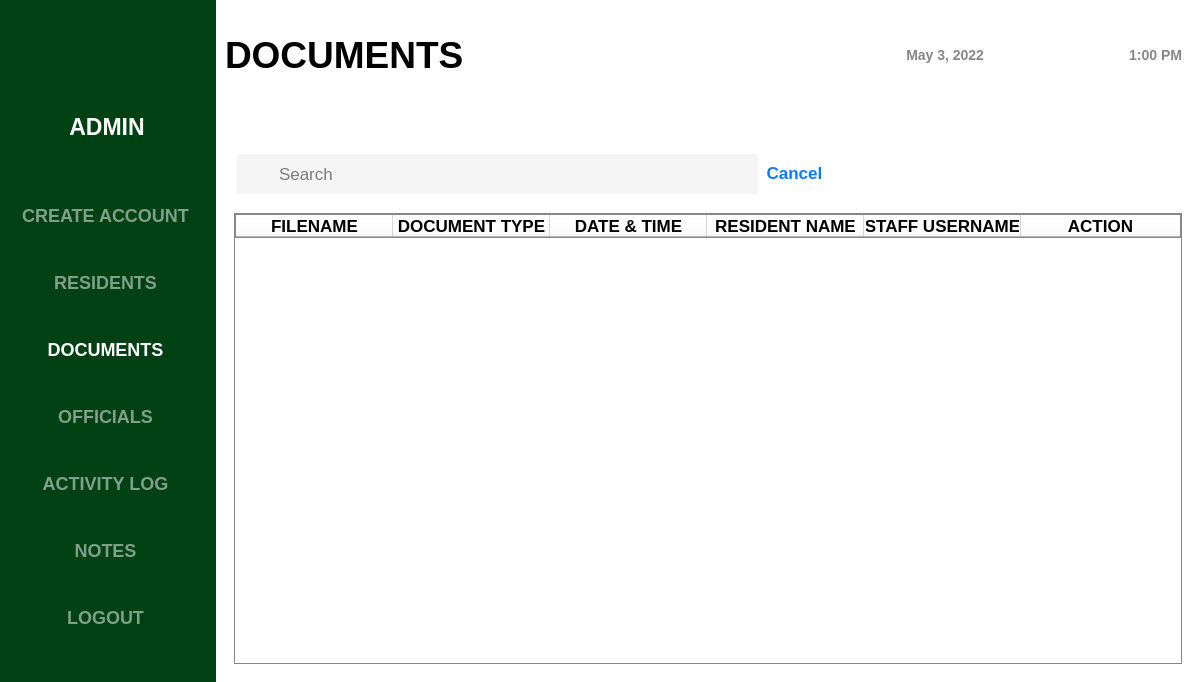
<?xml version="1.0" encoding="UTF-8"?>
<ui version="4.0">
 <class>LogIn</class>
 <widget class="QMainWindow" name="LogIn">
  <property name="geometry">
   <rect>
    <x>0</x>
    <y>0</y>
    <width>1200</width>
    <height>682</height>
   </rect>
  </property>
  <property name="minimumSize">
   <size>
    <width>1200</width>
    <height>650</height>
   </size>
  </property>
  <property name="maximumSize">
   <size>
    <width>16777215</width>
    <height>16777215</height>
   </size>
  </property>
  <property name="windowTitle">
   <string>MainWindow</string>
  </property>
  <property name="styleSheet">
   <string notr="true"/>
  </property>
  <widget class="QWidget" name="centralwidget">
   <property name="minimumSize">
    <size>
     <width>1200</width>
     <height>650</height>
    </size>
   </property>
   <property name="maximumSize">
    <size>
     <width>16777215</width>
     <height>16777215</height>
    </size>
   </property>
   <property name="styleSheet">
    <string notr="true">background-color: rgb(0, 65, 19);</string>
   </property>
   <layout class="QHBoxLayout" name="horizontalLayout">
    <property name="leftMargin">
     <number>0</number>
    </property>
    <property name="topMargin">
     <number>0</number>
    </property>
    <property name="rightMargin">
     <number>0</number>
    </property>
    <property name="bottomMargin">
     <number>0</number>
    </property>
    <item>
     <widget class="QFrame" name="menu_container">
      <property name="minimumSize">
       <size>
        <width>201</width>
        <height>650</height>
       </size>
      </property>
      <property name="maximumSize">
       <size>
        <width>210</width>
        <height>16777215</height>
       </size>
      </property>
      <property name="styleSheet">
       <string notr="true">border: none;</string>
      </property>
      <property name="frameShape">
       <enum>QFrame::StyledPanel</enum>
      </property>
      <property name="frameShadow">
       <enum>QFrame::Raised</enum>
      </property>
      <layout class="QVBoxLayout" name="verticalLayout">
       <item>
        <widget class="QFrame" name="frame_3">
         <property name="minimumSize">
          <size>
           <width>196</width>
           <height>151</height>
          </size>
         </property>
         <property name="maximumSize">
          <size>
           <width>16777215</width>
           <height>151</height>
          </size>
         </property>
         <property name="layoutDirection">
          <enum>Qt::LeftToRight</enum>
         </property>
         <property name="frameShape">
          <enum>QFrame::StyledPanel</enum>
         </property>
         <property name="frameShadow">
          <enum>QFrame::Raised</enum>
         </property>
         <layout class="QVBoxLayout" name="verticalLayout_2">
          <item>
           <widget class="QFrame" name="frame">
            <property name="minimumSize">
             <size>
              <width>0</width>
              <height>80</height>
             </size>
            </property>
            <property name="frameShape">
             <enum>QFrame::StyledPanel</enum>
            </property>
            <property name="frameShadow">
             <enum>QFrame::Raised</enum>
            </property>
            <layout class="QHBoxLayout" name="horizontalLayout_2">
             <item>
              <widget class="QLabel" name="admin_picture">
               <property name="minimumSize">
                <size>
                 <width>60</width>
                 <height>60</height>
                </size>
               </property>
               <property name="maximumSize">
                <size>
                 <width>80</width>
                 <height>80</height>
                </size>
               </property>
               <property name="layoutDirection">
                <enum>Qt::LeftToRight</enum>
               </property>
               <property name="text">
                <string/>
               </property>
               <property name="pixmap">
                <pixmap>../images&amp;icon/user.png</pixmap>
               </property>
               <property name="scaledContents">
                <bool>true</bool>
               </property>
              </widget>
             </item>
            </layout>
           </widget>
          </item>
          <item>
           <widget class="QLabel" name="admin_name">
            <property name="font">
             <font>
              <pointsize>17</pointsize>
              <bold>true</bold>
             </font>
            </property>
            <property name="styleSheet">
             <string notr="true">color: white;</string>
            </property>
            <property name="text">
             <string>&lt;html&gt;&lt;head/&gt;&lt;body&gt;&lt;p align=&quot;center&quot;&gt;ADMIN&lt;/p&gt;&lt;/body&gt;&lt;/html&gt;</string>
            </property>
           </widget>
          </item>
         </layout>
        </widget>
       </item>
       <item>
        <widget class="QFrame" name="frame_4">
         <property name="styleSheet">
          <string notr="true">QPushButton{
color: rgb(128, 160, 137);
font-size: 18px;
font-weight: bold;
text-align: center;
cursor: pointer;
}

QPushButton:hover{
color: white;
}</string>
         </property>
         <property name="frameShape">
          <enum>QFrame::StyledPanel</enum>
         </property>
         <property name="frameShadow">
          <enum>QFrame::Raised</enum>
         </property>
         <layout class="QVBoxLayout" name="verticalLayout_3">
          <item>
           <widget class="QPushButton" name="create_account_button">
            <property name="minimumSize">
             <size>
              <width>175</width>
              <height>41</height>
             </size>
            </property>
            <property name="cursor">
             <cursorShape>PointingHandCursor</cursorShape>
            </property>
            <property name="styleSheet">
             <string notr="true"/>
            </property>
            <property name="text">
             <string>CREATE ACCOUNT</string>
            </property>
           </widget>
          </item>
          <item>
           <widget class="QPushButton" name="residents_button">
            <property name="minimumSize">
             <size>
              <width>175</width>
              <height>41</height>
             </size>
            </property>
            <property name="cursor">
             <cursorShape>PointingHandCursor</cursorShape>
            </property>
            <property name="styleSheet">
             <string notr="true"/>
            </property>
            <property name="text">
             <string>RESIDENTS</string>
            </property>
           </widget>
          </item>
          <item>
           <widget class="QPushButton" name="documents_button">
            <property name="minimumSize">
             <size>
              <width>175</width>
              <height>41</height>
             </size>
            </property>
            <property name="cursor">
             <cursorShape>PointingHandCursor</cursorShape>
            </property>
            <property name="styleSheet">
             <string notr="true">color: white;</string>
            </property>
            <property name="text">
             <string>DOCUMENTS</string>
            </property>
           </widget>
          </item>
          <item>
           <widget class="QPushButton" name="officials_button">
            <property name="minimumSize">
             <size>
              <width>175</width>
              <height>41</height>
             </size>
            </property>
            <property name="cursor">
             <cursorShape>PointingHandCursor</cursorShape>
            </property>
            <property name="styleSheet">
             <string notr="true"/>
            </property>
            <property name="text">
             <string>OFFICIALS</string>
            </property>
           </widget>
          </item>
          <item>
           <widget class="QPushButton" name="transactions_button">
            <property name="minimumSize">
             <size>
              <width>175</width>
              <height>41</height>
             </size>
            </property>
            <property name="cursor">
             <cursorShape>PointingHandCursor</cursorShape>
            </property>
            <property name="text">
             <string>ACTIVITY LOG</string>
            </property>
           </widget>
          </item>
          <item>
           <widget class="QPushButton" name="notes_button">
            <property name="minimumSize">
             <size>
              <width>175</width>
              <height>41</height>
             </size>
            </property>
            <property name="cursor">
             <cursorShape>PointingHandCursor</cursorShape>
            </property>
            <property name="text">
             <string>NOTES</string>
            </property>
           </widget>
          </item>
          <item>
           <widget class="QPushButton" name="logout_button">
            <property name="minimumSize">
             <size>
              <width>175</width>
              <height>41</height>
             </size>
            </property>
            <property name="cursor">
             <cursorShape>PointingHandCursor</cursorShape>
            </property>
            <property name="text">
             <string>LOGOUT</string>
            </property>
           </widget>
          </item>
         </layout>
        </widget>
       </item>
      </layout>
     </widget>
    </item>
    <item>
     <widget class="QFrame" name="frame_2">
      <property name="minimumSize">
       <size>
        <width>961</width>
        <height>650</height>
       </size>
      </property>
      <property name="maximumSize">
       <size>
        <width>16777215</width>
        <height>16777215</height>
       </size>
      </property>
      <property name="styleSheet">
       <string notr="true">border: 1px solid black;
background-color: rgb(255, 255, 255);
border: none;</string>
      </property>
      <property name="frameShape">
       <enum>QFrame::StyledPanel</enum>
      </property>
      <property name="frameShadow">
       <enum>QFrame::Raised</enum>
      </property>
      <layout class="QVBoxLayout" name="verticalLayout_4">
       <property name="spacing">
        <number>7</number>
       </property>
       <property name="leftMargin">
        <number>0</number>
       </property>
       <property name="topMargin">
        <number>0</number>
       </property>
       <property name="rightMargin">
        <number>0</number>
       </property>
       <property name="bottomMargin">
        <number>0</number>
       </property>
       <item>
        <widget class="QFrame" name="frame_5">
         <property name="minimumSize">
          <size>
           <width>951</width>
           <height>111</height>
          </size>
         </property>
         <property name="styleSheet">
          <string notr="true">border: none;</string>
         </property>
         <property name="frameShape">
          <enum>QFrame::StyledPanel</enum>
         </property>
         <property name="frameShadow">
          <enum>QFrame::Raised</enum>
         </property>
         <layout class="QHBoxLayout" name="horizontalLayout_3">
          <item>
           <widget class="QLabel" name="label_3">
            <property name="minimumSize">
             <size>
              <width>551</width>
              <height>91</height>
             </size>
            </property>
            <property name="font">
             <font>
              <pointsize>28</pointsize>
              <bold>true</bold>
             </font>
            </property>
            <property name="text">
             <string>&lt;html&gt;&lt;head/&gt;&lt;body&gt;&lt;p&gt;DOCUMENTS&lt;/p&gt;&lt;/body&gt;&lt;/html&gt;</string>
            </property>
           </widget>
          </item>
          <item>
           <widget class="QFrame" name="frame_8">
            <property name="styleSheet">
             <string notr="true">QLabel{
color: rgb(135, 135, 135);
font-weight: bold;
font-size: 14px;
}</string>
            </property>
            <property name="frameShape">
             <enum>QFrame::StyledPanel</enum>
            </property>
            <property name="frameShadow">
             <enum>QFrame::Raised</enum>
            </property>
            <layout class="QHBoxLayout" name="horizontalLayout_4">
             <item>
              <widget class="QLabel" name="header_date">
               <property name="text">
                <string>&lt;html&gt;&lt;head/&gt;&lt;body&gt;&lt;p align=&quot;right&quot;&gt;May 3, 2022&lt;/p&gt;&lt;/body&gt;&lt;/html&gt;</string>
               </property>
              </widget>
             </item>
             <item>
              <widget class="QLabel" name="header_time">
               <property name="text">
                <string>&lt;html&gt;&lt;head/&gt;&lt;body&gt;&lt;p align=&quot;right&quot;&gt;1:00 PM&lt;/p&gt;&lt;/body&gt;&lt;/html&gt;</string>
               </property>
              </widget>
             </item>
            </layout>
           </widget>
          </item>
         </layout>
        </widget>
       </item>
       <item>
        <widget class="QFrame" name="frame_6">
         <property name="minimumSize">
          <size>
           <width>936</width>
           <height>411</height>
          </size>
         </property>
         <property name="maximumSize">
          <size>
           <width>16777215</width>
           <height>16777215</height>
          </size>
         </property>
         <property name="styleSheet">
          <string notr="true">QLineEdit{
background-color: rgb(245, 245, 245);
padding-left: 20px;
}
</string>
         </property>
         <property name="frameShape">
          <enum>QFrame::StyledPanel</enum>
         </property>
         <property name="frameShadow">
          <enum>QFrame::Raised</enum>
         </property>
         <layout class="QVBoxLayout" name="verticalLayout_5">
          <item>
           <widget class="QFrame" name="frame_9">
            <property name="minimumSize">
             <size>
              <width>0</width>
              <height>71</height>
             </size>
            </property>
            <property name="maximumSize">
             <size>
              <width>16777215</width>
              <height>71</height>
             </size>
            </property>
            <property name="frameShape">
             <enum>QFrame::StyledPanel</enum>
            </property>
            <property name="frameShadow">
             <enum>QFrame::Raised</enum>
            </property>
            <layout class="QHBoxLayout" name="horizontalLayout_6">
             <property name="bottomMargin">
              <number>0</number>
             </property>
             <item>
              <widget class="QFrame" name="frame_11">
               <property name="minimumSize">
                <size>
                 <width>120</width>
                 <height>71</height>
                </size>
               </property>
               <property name="maximumSize">
                <size>
                 <width>111111</width>
                 <height>71</height>
                </size>
               </property>
               <property name="styleSheet">
                <string notr="true"/>
               </property>
               <property name="frameShape">
                <enum>QFrame::StyledPanel</enum>
               </property>
               <property name="frameShadow">
                <enum>QFrame::Raised</enum>
               </property>
               <widget class="QLineEdit" name="search_document">
                <property name="geometry">
                 <rect>
                  <x>3</x>
                  <y>18</y>
                  <width>521</width>
                  <height>40</height>
                 </rect>
                </property>
                <property name="minimumSize">
                 <size>
                  <width>0</width>
                  <height>40</height>
                 </size>
                </property>
                <property name="font">
                 <font>
                  <pointsize>13</pointsize>
                 </font>
                </property>
                <property name="styleSheet">
                 <string notr="true">padding-left: 40px;</string>
                </property>
                <property name="placeholderText">
                 <string>Search</string>
                </property>
               </widget>
               <widget class="QPushButton" name="cancel_button">
                <property name="geometry">
                 <rect>
                  <x>530</x>
                  <y>26</y>
                  <width>61</width>
                  <height>22</height>
                 </rect>
                </property>
                <property name="minimumSize">
                 <size>
                  <width>61</width>
                  <height>22</height>
                 </size>
                </property>
                <property name="maximumSize">
                 <size>
                  <width>61</width>
                  <height>22</height>
                 </size>
                </property>
                <property name="font">
                 <font>
                  <pointsize>13</pointsize>
                  <bold>true</bold>
                 </font>
                </property>
                <property name="cursor">
                 <cursorShape>PointingHandCursor</cursorShape>
                </property>
                <property name="styleSheet">
                 <string notr="true">color: rgb(10, 122, 255);
border: none;</string>
                </property>
                <property name="text">
                 <string>Cancel</string>
                </property>
               </widget>
              </widget>
             </item>
            </layout>
           </widget>
          </item>
          <item>
           <widget class="QFrame" name="frame_10">
            <property name="frameShape">
             <enum>QFrame::StyledPanel</enum>
            </property>
            <property name="frameShadow">
             <enum>QFrame::Raised</enum>
            </property>
            <layout class="QHBoxLayout" name="horizontalLayout_7">
             <item>
              <widget class="QTableWidget" name="document_table">
               <property name="maximumSize">
                <size>
                 <width>16777215</width>
                 <height>16777215</height>
                </size>
               </property>
               <property name="styleSheet">
                <string notr="true">border: 1px solid rgb(135, 135, 135);
border-radius: 0;</string>
               </property>
               <attribute name="horizontalHeaderCascadingSectionResizes">
                <bool>false</bool>
               </attribute>
               <attribute name="horizontalHeaderMinimumSectionSize">
                <number>0</number>
               </attribute>
               <attribute name="horizontalHeaderDefaultSectionSize">
                <number>157</number>
               </attribute>
               <attribute name="horizontalHeaderShowSortIndicator" stdset="0">
                <bool>false</bool>
               </attribute>
               <attribute name="horizontalHeaderStretchLastSection">
                <bool>true</bool>
               </attribute>
               <attribute name="verticalHeaderVisible">
                <bool>false</bool>
               </attribute>
               <attribute name="verticalHeaderStretchLastSection">
                <bool>false</bool>
               </attribute>
               <column>
                <property name="text">
                 <string>FILENAME</string>
                </property>
                <property name="font">
                 <font>
                  <pointsize>13</pointsize>
                  <bold>true</bold>
                 </font>
                </property>
               </column>
               <column>
                <property name="text">
                 <string>DOCUMENT TYPE</string>
                </property>
                <property name="font">
                 <font>
                  <pointsize>13</pointsize>
                  <bold>true</bold>
                 </font>
                </property>
               </column>
               <column>
                <property name="text">
                 <string>DATE &amp; TIME</string>
                </property>
                <property name="font">
                 <font>
                  <pointsize>13</pointsize>
                  <bold>true</bold>
                 </font>
                </property>
               </column>
               <column>
                <property name="text">
                 <string>RESIDENT NAME</string>
                </property>
                <property name="font">
                 <font>
                  <pointsize>13</pointsize>
                  <bold>true</bold>
                 </font>
                </property>
               </column>
               <column>
                <property name="text">
                 <string>STAFF USERNAME</string>
                </property>
                <property name="font">
                 <font>
                  <pointsize>13</pointsize>
                  <bold>true</bold>
                 </font>
                </property>
               </column>
               <column>
                <property name="text">
                 <string>ACTION</string>
                </property>
                <property name="font">
                 <font>
                  <pointsize>13</pointsize>
                  <bold>true</bold>
                 </font>
                </property>
               </column>
              </widget>
             </item>
            </layout>
           </widget>
          </item>
         </layout>
        </widget>
       </item>
      </layout>
     </widget>
    </item>
   </layout>
  </widget>
 </widget>
 <resources/>
 <connections/>
</ui>
